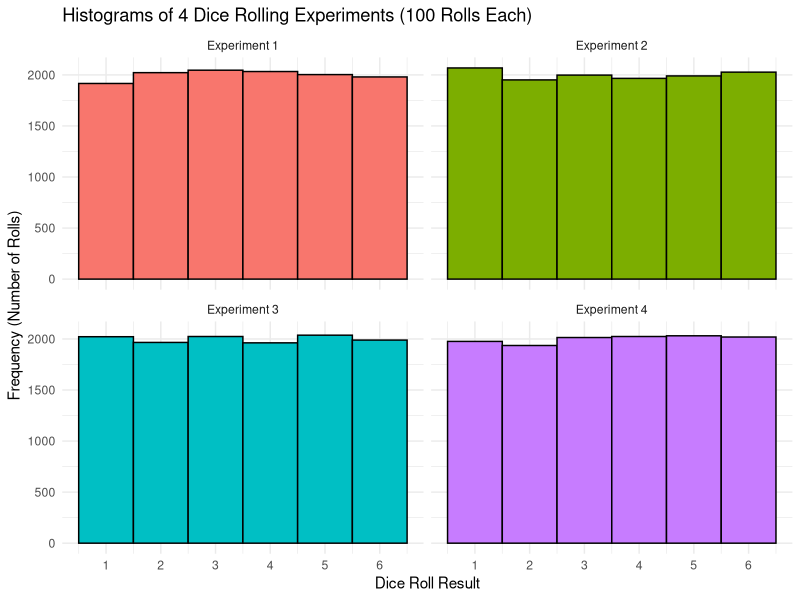

Generate this figure with R:
# Function to roll a dice a specified number of times
roll_dice <- function(num_rolls) {
  sample(1:6, num_rolls, replace = TRUE)
}

# Number of experiments
num_experiments <- 4

# Number of rolls per experiment
num_rolls <- 12000

# Store results of each experiment
results <- matrix(nrow = num_rolls, ncol = num_experiments)

# Perform the experiments
for (i in 1:num_experiments) {
  results[, i] <- roll_dice(num_rolls)
}

# --- Plotting the results ---

# Create a data frame for plotting (easier with ggplot2)
library(ggplot2)
library(tidyr) # For reshaping data

plot_data <- as.data.frame(results)
colnames(plot_data) <- paste("Experiment", 1:num_experiments)

# Reshape data to long format for ggplot2
plot_data_long <- pivot_longer(plot_data, 
                               cols = starts_with("Experiment"),
                               names_to = "Experiment",
                               values_to = "DiceRoll")

# Plot histograms using ggplot2
ggplot(plot_data_long, aes(x = DiceRoll, fill = Experiment)) +
  geom_histogram(binwidth = 1, color = "black", boundary = 0.5) + # Histogram with binwidth 1
  facet_wrap(~ Experiment, ncol = 2) + # Separate plots for each experiment
  labs(title = "Histograms of 4 Dice Rolling Experiments (100 Rolls Each)",
       x = "Dice Roll Result",
       y = "Frequency (Number of Rolls)") +
  scale_x_continuous(breaks = 1:6) + # Ensure x-axis shows all dice values
  theme_minimal() + # Use a clean theme
  guides(fill = "none") # Remove the legend as it's redundant with facets
